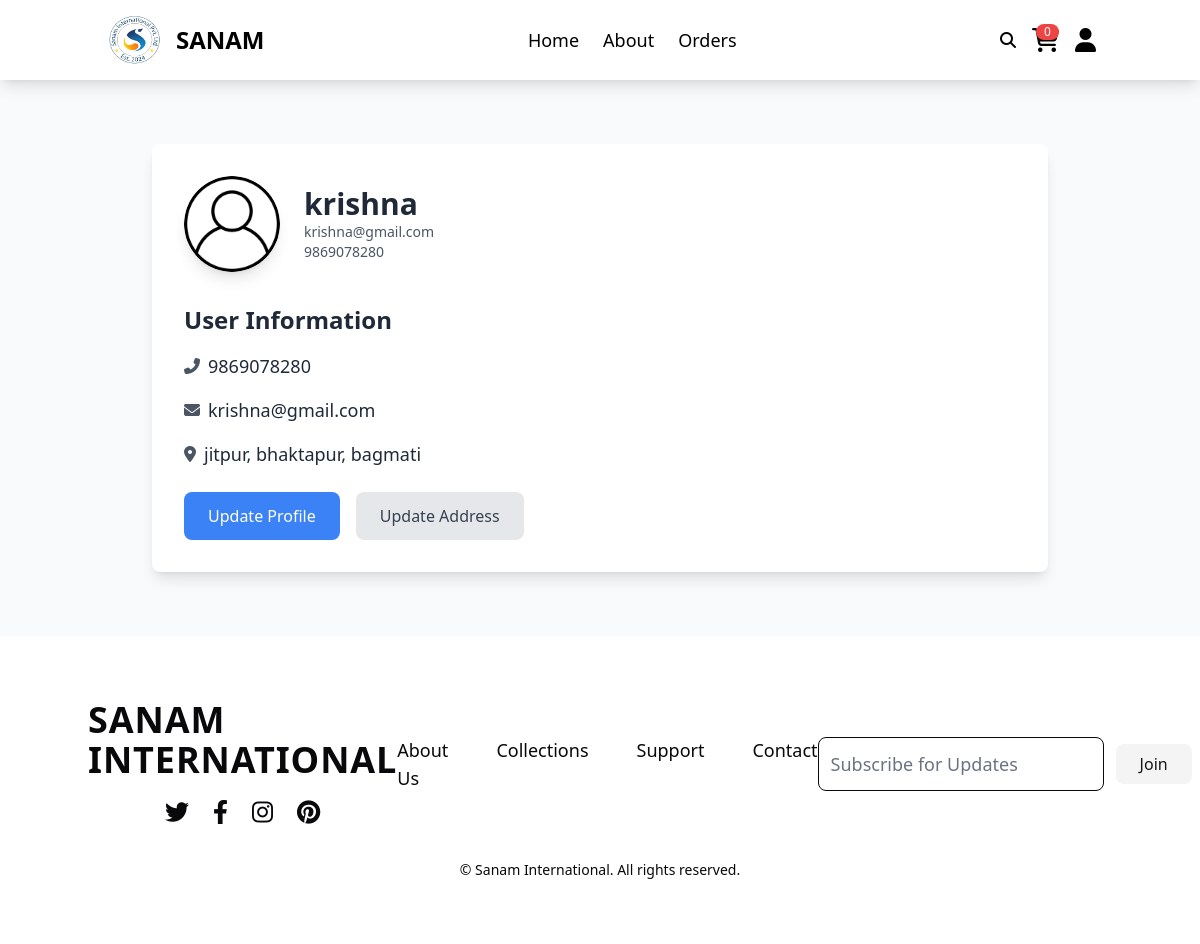
Page /profile.php (signed in) on the committed database.
### tables this page shows
CREATE TABLE `users` (
  `id` int(100) NOT NULL,
  `name` varchar(20) NOT NULL,
  `email` varchar(50) NOT NULL,
  `number` varchar(10) NOT NULL,
  `password` varchar(50) NOT NULL,
  `address` varchar(500) NOT NULL,
  `created_at` timestamp NOT NULL DEFAULT current_timestamp(),
  `updated_at` timestamp NOT NULL DEFAULT current_timestamp() ON UPDATE current_timestamp()
);

### profile.php (the view, shortened to what this page needs)
<?php
include 'components/connect.php';
?>
<!DOCTYPE html>
<html lang="en">
<head>
   <link rel="stylesheet" href="https://cdnjs.cloudflare.com/ajax/libs/font-awesome/6.1.1/css/all.min.css">
   <script src="https://cdn.tailwindcss.com"></script>
</head>
<body class="bg-gray-50 text-gray-800">
<?php include 'components/user_header.php'; ?>
<section class="py-16 px-4">
   <div class="max-w-4xl mx-auto bg-white rounded-lg shadow-lg p-8">
      <div class="flex items-center space-x-6">
         <img src="images/user-icon.png" alt="User Profile Picture" class="w-24 h-24 object-cover rounded-full shadow-lg">
         <div>
            <h2 class="text-3xl font-semibold text-gray-800"><?= $fetch_profile['name']; ?></h2>
            <p class="text-sm text-gray-600"><?= $fetch_profile['email']; ?></p>
            <p class="text-sm text-gray-600"><?= $fetch_profile['number']; ?></p>
         </div>
      </div>
      <div class="mt-8">
         <h3 class="text-2xl font-semibold text-gray-800 mb-4">User Information</h3>
         <div class="space-y-4">
            <div class="flex items-center space-x-2">
               <i class="fas fa-phone-alt text-gray-600"></i>
               <span class="text-lg"><?= $fetch_profile['number']; ?></span>
            </div>
            <div class="flex items-center space-x-2">
               <i class="fas fa-envelope text-gray-600"></i>
               <span class="text-lg"><?= $fetch_profile['email']; ?></span>
            </div>
            <div class="flex items-center space-x-2">
               <i class="fas fa-map-marker-alt text-gray-600"></i>
               <span class="text-lg"><?= ($fetch_profile['address'] == '') ? 'Please enter your address' : $fetch_profile['address']; ?></span>
            </div>
         </div>
         <div class="mt-6 flex space-x-4">
            <a href="update_profile.php" class="w-full md:w-auto px-6 py-3 bg-blue-500 text-white rounded-lg text-center hover:bg-blue-600 transition-all">Update Profile</a>
            <a href="update_address.php" class="w-full md:w-auto px-6 py-3 bg-gray-200 text-gray-700 rounded-lg text-center hover:bg-gray-300 transition-all">Update Address</a>
         </div>
      </div>
   </div>
</section>
<?php include 'components/footer.php'; ?>
</body>
</html>

### rows in the picture
users: name "krishna", email "krishna@gmail.com", number "9869078280", address "jitpur, bhaktapur, bagmati"

### other values in the picture
$total_cart_items "0"
